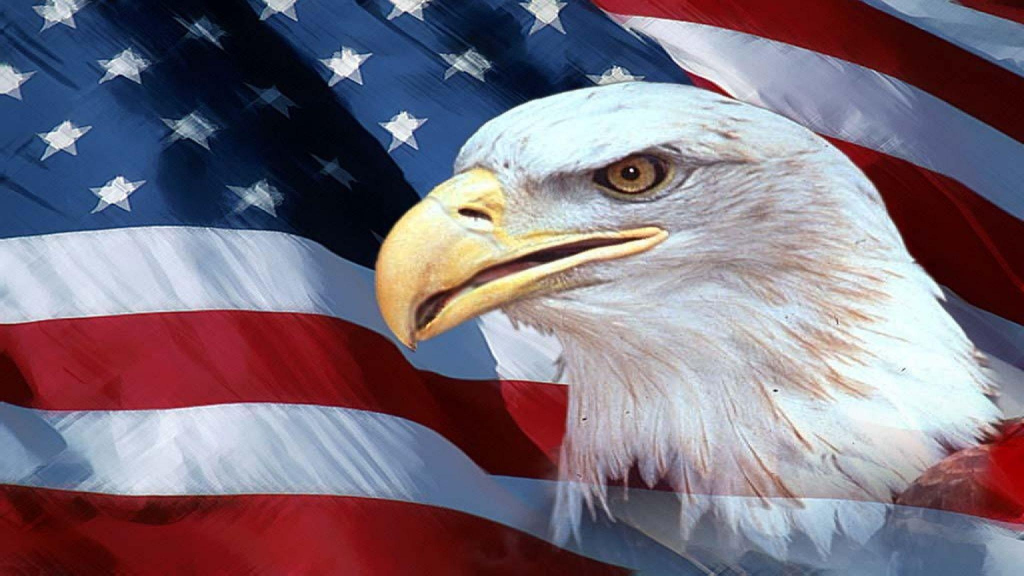
#> input picture patriotic.jpg, 2048 x 1152 px (shown at 1/2 size)
$ python process_patriotic_photo.py
#> lines starting #> are read from the running program, lines starting #| are printed output that depends on the picture
#!/usr/bin/env python3
"""
Process patriotic.jpg -> Guition-ESP32/img/patriotic_bg.png  (480x480 RGBA)

Treatment:
  1. Scale to fill 480x480, centre-crop
  2. Patriotic colour grade -- boost red/blue, pull green to deepen
     saturation toward the red/white/blue flag aesthetic
  3. Diagonal flag-wave gradient -- navy wash upper-left, crimson lower-right
  4. Navy-blue unifying tint (12%) ties image to deep-navy theme background
  5. Darken to 68%  -- background must not compete with UI widgets
  6. Radial vignette  -- pull edges darker so panels float cleanly
  7. Top-edge fade  -- smooth header area for clock / indicators row
  8. RGBA alpha=195 base (76%)  -- blends with page bg without disappearing
"""
import numpy as np
from PIL import Image, ImageFilter
import os, sys

SRC = 'patriotic.jpg'
OUT = 'Guition-ESP32/img/patriotic_bg.png'
W, H = 480, 480

NAVY    = np.array([ 10,  22,  40], dtype=float)   # #0A1628  deep navy
CRIMSON = np.array([178,  34,  34], dtype=float)   # #B22222  American flag red

if not os.path.exists(SRC):
    print(f"ERROR: source not found at '{SRC}'")
    sys.exit(1)

# -- Load & convert ----------------------------------------------------------
src = Image.open(SRC).convert('RGB')
#> src is the input picture: PIL image 2048x1152 RGB; mean R, G, B 123.5, 111.1, 124.2
ow, oh = src.size
#> ow = 2048; oh = 1152
print(f"Source: {ow}x{oh}  ({SRC})")
#| Source: 2048x1152  (patriotic.jpg)

# -- Scale to fill 480x480, centre-crop -------------------------------------
scale = max(W / ow, H / oh)
#> scale = 0.417
nw    = round(ow * scale)
#> nw = 853
nh    = round(oh * scale)
#> nh = 480
src   = src.resize((nw, nh), Image.LANCZOS)
#> src: PIL image 853x480 RGB
cx    = (nw - W) // 2
#> cx = 186
cy    = (nh - H) // 2
#> cy = 0
src   = src.crop((cx, cy, cx + W, cy + H))
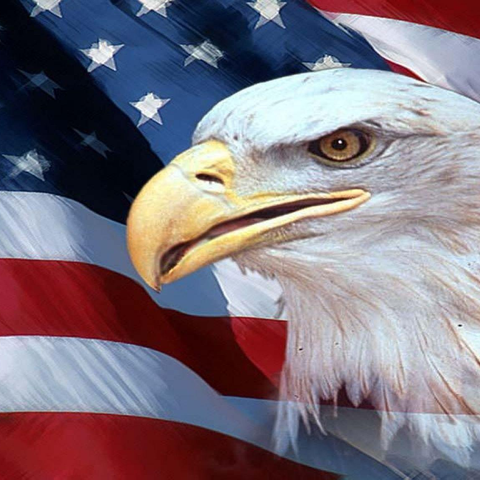
#> src: PIL image 480x480 RGB; mean R, G, B 126.4, 115.3, 125.8
print(f"Scaled to {nw}x{nh}, cropped to {W}x{H}  (offset {cx},{cy})")
#| Scaled to 853x480, cropped to 480x480  (offset 186,0)

arr = np.array(src, dtype=float)   # H x W x 3

# -- Patriotic colour grade -------------------------------------------------
arr[..., 0] = np.clip(arr[..., 0] * 1.18, 0, 255)   # R +18%
arr[..., 1] = np.clip(arr[..., 1] * 0.85, 0, 255)   # G -15%  (removes yellow cast)
arr[..., 2] = np.clip(arr[..., 2] * 1.12, 0, 255)   # B +12%
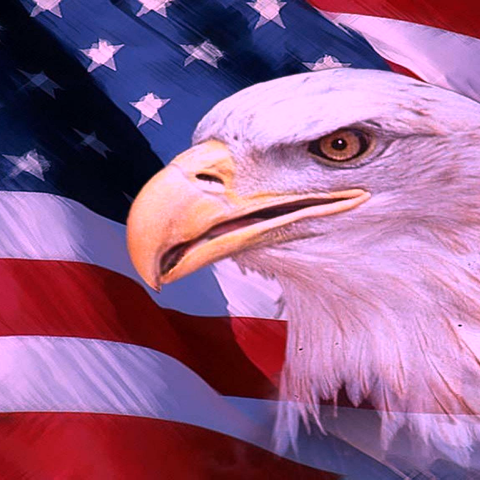
#> arr: shape (480, 480, 3) float64; mean R, G, B 147.5, 98, 139.5

# -- Diagonal flag-wave gradient overlay ------------------------------------
# Navy washes from upper-left; crimson warms lower-right
Y_g, X_g = np.ogrid[:H, :W]
diag = np.clip((X_g + Y_g) / (W + H - 2), 0.0, 1.0)
tint = NAVY * (1.0 - diag)[..., np.newaxis] + CRIMSON * diag[..., np.newaxis]
arr  = np.clip(arr * 0.82 + tint * 0.18, 0, 255)
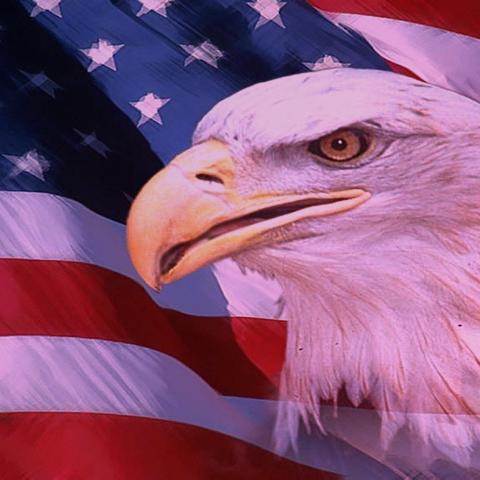
#> arr: shape (480, 480, 3) float64; mean R, G, B 137.9, 85.4, 121.1

# -- Navy unifying tint -----------------------------------------------------
arr = np.clip(arr * 0.88 + NAVY * 0.12, 0, 255)
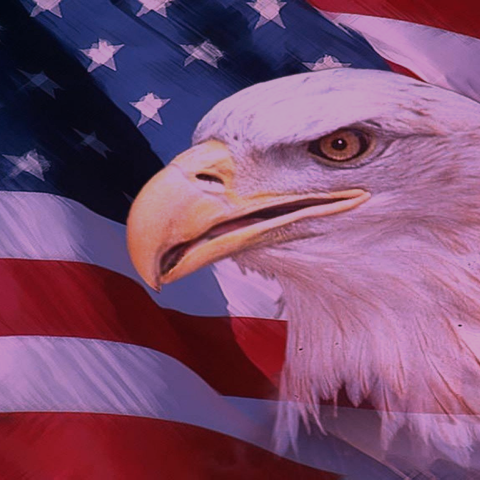
#> arr: shape (480, 480, 3) float64; mean R, G, B 122.5, 77.8, 111.4

# -- Global darken ----------------------------------------------------------
arr *= 0.68
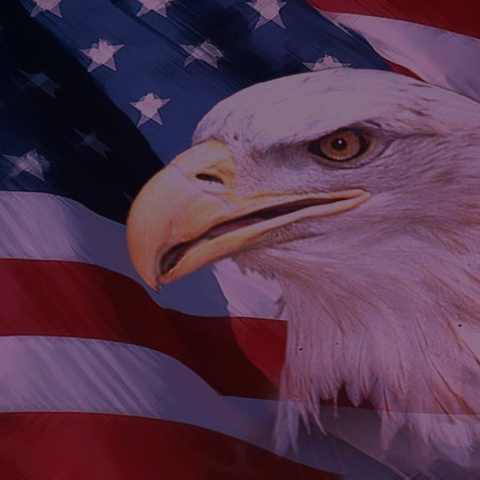
#> arr: shape (480, 480, 3) float64; mean R, G, B 83.3, 52.9, 75.7

# -- Radial vignette --------------------------------------------------------
dx   = (X_g - W / 2) / (W / 2)
dy   = (Y_g - H / 2) / (H / 2)
dist = np.sqrt(dx ** 2 + dy ** 2)
vig  = np.clip(1.0 - 0.44 * dist ** 1.5, 0.25, 1.0)
arr  = np.clip(arr * vig[..., np.newaxis], 0, 255)
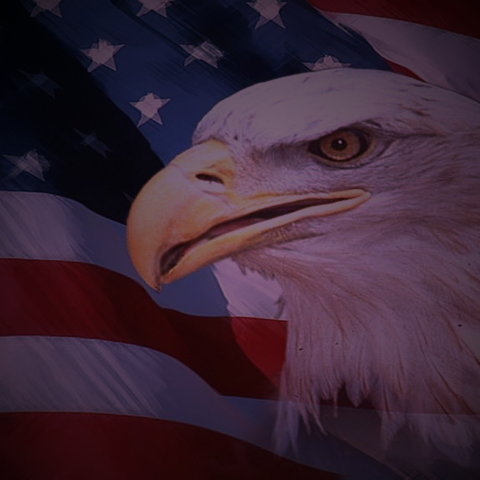
#> arr: shape (480, 480, 3) float64; mean R, G, B 58.8, 37.8, 53.2

# -- Alpha channel ----------------------------------------------------------
alpha    = np.full((H, W), 195, dtype=float)
top_fade = np.clip(np.arange(H, dtype=float) / 50.0, 0.55, 1.0)
alpha   *= top_fade[:, np.newaxis]
alpha    = np.clip(alpha, 0, 255)

# -- Assemble RGBA ----------------------------------------------------------
out_arr = np.concatenate([arr, alpha[..., np.newaxis]], axis=-1).astype(np.uint8)
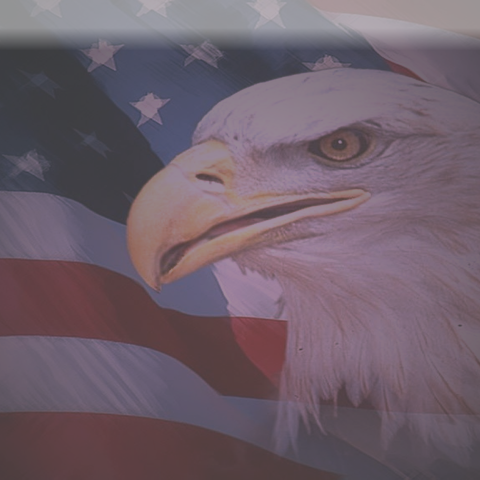
#> out_arr: shape (480, 480, 4); mean R, G, B, A 58.3, 37.3, 52.7, 187.8; transparent parts drawn white
result  = Image.fromarray(out_arr, 'RGBA')
result  = result.filter(ImageFilter.GaussianBlur(radius=0.6))

# -- Save -------------------------------------------------------------------
os.makedirs('Guition-ESP32/img', exist_ok=True)
result.save(OUT, 'PNG')
print(f"\nSaved  {OUT}  ({os.path.getsize(OUT) // 1024} KB)")
print(f"Canvas: {result.size}, mode: {result.mode}")
#| Canvas: (480, 480), mode: RGBA
